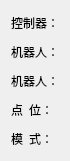
       <widget class="QWidget" name="layoutWidget">
        <property name="geometry">
         <rect>
          <x>11</x>
          <y>22</y>
          <width>58</width>
          <height>161</height>
         </rect>
        </property>
        <layout class="QGridLayout" name="gridLayout_8">
         <item row="0" column="0">
          <widget class="QLabel" name="label_14">
           <property name="font">
            <font>
             <family>宋体</family>
             <pointsize>9</pointsize>
            </font>
           </property>
           <property name="text">
            <string>控制器：</string>
           </property>
          </widget>
         </item>
         <item row="1" column="0">
          <widget class="QLabel" name="label_19">
           <property name="font">
            <font>
             <family>宋体</family>
             <pointsize>9</pointsize>
            </font>
           </property>
           <property name="text">
            <string>机器人：</string>
           </property>
          </widget>
         </item>
         <item row="2" column="0">
          <widget class="QLabel" name="label_21">
           <property name="font">
            <font>
             <family>宋体</family>
             <pointsize>9</pointsize>
            </font>
           </property>
           <property name="text">
            <string>机器人：</string>
           </property>
          </widget>
         </item>
         <item row="3" column="0">
          <widget class="QLabel" name="label_15">
           <property name="font">
            <font>
             <family>宋体</family>
             <pointsize>9</pointsize>
            </font>
           </property>
           <property name="text">
            <string>点  位：</string>
           </property>
          </widget>
         </item>
         <item row="4" column="0">
          <widget class="QLabel" name="label_16">
           <property name="font">
            <font>
             <family>宋体</family>
             <pointsize>9</pointsize>
            </font>
           </property>
           <property name="text">
            <string>模  式：</string>
           </property>
          </widget>
         </item>
        </layout>
       </widget>
